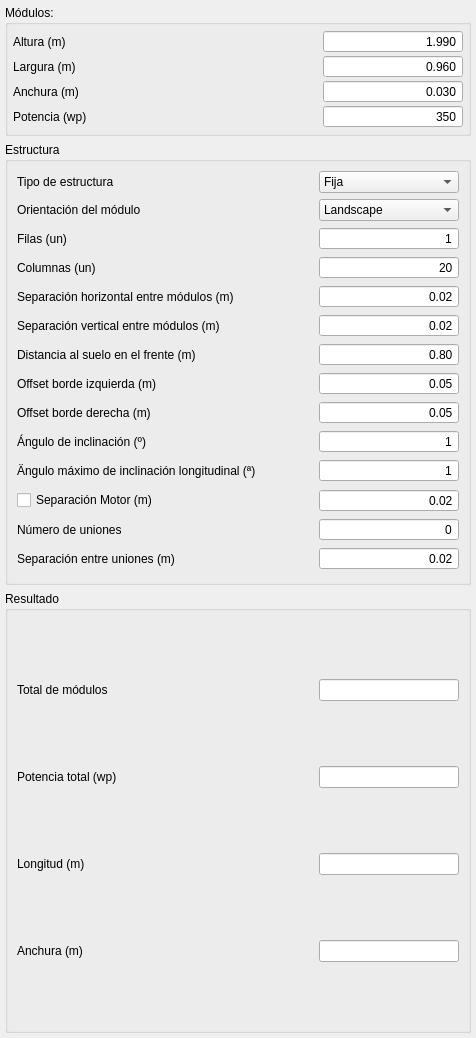
<?xml version="1.0" encoding="UTF-8"?>
<ui version="4.0">
 <class>formRack</class>
 <widget class="QDialog" name="formRack">
  <property name="geometry">
   <rect>
    <x>0</x>
    <y>0</y>
    <width>476</width>
    <height>1038</height>
   </rect>
  </property>
  <property name="windowTitle">
   <string>Tracker:</string>
  </property>
  <layout class="QVBoxLayout" name="verticalLayout">
   <property name="leftMargin">
    <number>5</number>
   </property>
   <property name="topMargin">
    <number>5</number>
   </property>
   <property name="rightMargin">
    <number>5</number>
   </property>
   <property name="bottomMargin">
    <number>5</number>
   </property>
   <item>
    <widget class="QGroupBox" name="groupBox">
     <property name="sizePolicy">
      <sizepolicy hsizetype="Preferred" vsizetype="Fixed">
       <horstretch>0</horstretch>
       <verstretch>0</verstretch>
      </sizepolicy>
     </property>
     <property name="title">
      <string>Módulos:</string>
     </property>
     <layout class="QGridLayout" name="gridLayout">
      <property name="leftMargin">
       <number>5</number>
      </property>
      <property name="topMargin">
       <number>5</number>
      </property>
      <property name="rightMargin">
       <number>5</number>
      </property>
      <property name="bottomMargin">
       <number>5</number>
      </property>
      <property name="horizontalSpacing">
       <number>5</number>
      </property>
      <property name="verticalSpacing">
       <number>2</number>
      </property>
      <item row="0" column="0">
       <widget class="QLabel" name="label_9">
        <property name="text">
         <string>Altura (m)</string>
        </property>
       </widget>
      </item>
      <item row="0" column="1">
       <widget class="QDoubleSpinBox" name="editModuleHeight">
        <property name="sizePolicy">
         <sizepolicy hsizetype="Fixed" vsizetype="Fixed">
          <horstretch>0</horstretch>
          <verstretch>0</verstretch>
         </sizepolicy>
        </property>
        <property name="minimumSize">
         <size>
          <width>140</width>
          <height>0</height>
         </size>
        </property>
        <property name="alignment">
         <set>Qt::AlignRight|Qt::AlignTrailing|Qt::AlignVCenter</set>
        </property>
        <property name="buttonSymbols">
         <enum>QAbstractSpinBox::NoButtons</enum>
        </property>
        <property name="decimals">
         <number>3</number>
        </property>
        <property name="maximum">
         <double>5.000000000000000</double>
        </property>
        <property name="singleStep">
         <double>0.010000000000000</double>
        </property>
        <property name="value">
         <double>1.990000000000000</double>
        </property>
       </widget>
      </item>
      <item row="1" column="0">
       <widget class="QLabel" name="label_10">
        <property name="text">
         <string>Largura (m)</string>
        </property>
       </widget>
      </item>
      <item row="1" column="1">
       <widget class="QDoubleSpinBox" name="editModuleLenght">
        <property name="sizePolicy">
         <sizepolicy hsizetype="Fixed" vsizetype="Fixed">
          <horstretch>0</horstretch>
          <verstretch>0</verstretch>
         </sizepolicy>
        </property>
        <property name="minimumSize">
         <size>
          <width>140</width>
          <height>0</height>
         </size>
        </property>
        <property name="alignment">
         <set>Qt::AlignRight|Qt::AlignTrailing|Qt::AlignVCenter</set>
        </property>
        <property name="buttonSymbols">
         <enum>QAbstractSpinBox::NoButtons</enum>
        </property>
        <property name="decimals">
         <number>3</number>
        </property>
        <property name="maximum">
         <double>5.000000000000000</double>
        </property>
        <property name="singleStep">
         <double>0.010000000000000</double>
        </property>
        <property name="value">
         <double>0.960000000000000</double>
        </property>
       </widget>
      </item>
      <item row="2" column="0">
       <widget class="QLabel" name="label_11">
        <property name="text">
         <string>Anchura (m)</string>
        </property>
       </widget>
      </item>
      <item row="2" column="1">
       <widget class="QDoubleSpinBox" name="editModuleWidth">
        <property name="sizePolicy">
         <sizepolicy hsizetype="Fixed" vsizetype="Fixed">
          <horstretch>0</horstretch>
          <verstretch>0</verstretch>
         </sizepolicy>
        </property>
        <property name="minimumSize">
         <size>
          <width>140</width>
          <height>0</height>
         </size>
        </property>
        <property name="alignment">
         <set>Qt::AlignRight|Qt::AlignTrailing|Qt::AlignVCenter</set>
        </property>
        <property name="buttonSymbols">
         <enum>QAbstractSpinBox::NoButtons</enum>
        </property>
        <property name="decimals">
         <number>3</number>
        </property>
        <property name="maximum">
         <double>0.100000000000000</double>
        </property>
        <property name="singleStep">
         <double>0.010000000000000</double>
        </property>
        <property name="value">
         <double>0.030000000000000</double>
        </property>
       </widget>
      </item>
      <item row="3" column="0">
       <widget class="QLabel" name="label_12">
        <property name="text">
         <string>Potencia (wp)</string>
        </property>
       </widget>
      </item>
      <item row="3" column="1">
       <widget class="QSpinBox" name="editModulePower">
        <property name="sizePolicy">
         <sizepolicy hsizetype="Fixed" vsizetype="Fixed">
          <horstretch>0</horstretch>
          <verstretch>0</verstretch>
         </sizepolicy>
        </property>
        <property name="minimumSize">
         <size>
          <width>140</width>
          <height>0</height>
         </size>
        </property>
        <property name="alignment">
         <set>Qt::AlignRight|Qt::AlignTrailing|Qt::AlignVCenter</set>
        </property>
        <property name="buttonSymbols">
         <enum>QAbstractSpinBox::NoButtons</enum>
        </property>
        <property name="minimum">
         <number>150</number>
        </property>
        <property name="maximum">
         <number>1000</number>
        </property>
        <property name="singleStep">
         <number>5</number>
        </property>
        <property name="value">
         <number>350</number>
        </property>
       </widget>
      </item>
     </layout>
    </widget>
   </item>
   <item>
    <widget class="QGroupBox" name="groupBox_2">
     <property name="title">
      <string>Estructura</string>
     </property>
     <layout class="QGridLayout" name="gridLayout_3">
      <item row="3" column="0">
       <widget class="QLabel" name="label_2">
        <property name="text">
         <string>Columnas (un)</string>
        </property>
       </widget>
      </item>
      <item row="6" column="1">
       <widget class="QDoubleSpinBox" name="editFrontHeight">
        <property name="sizePolicy">
         <sizepolicy hsizetype="Fixed" vsizetype="Fixed">
          <horstretch>0</horstretch>
          <verstretch>0</verstretch>
         </sizepolicy>
        </property>
        <property name="minimumSize">
         <size>
          <width>140</width>
          <height>0</height>
         </size>
        </property>
        <property name="alignment">
         <set>Qt::AlignRight|Qt::AlignTrailing|Qt::AlignVCenter</set>
        </property>
        <property name="buttonSymbols">
         <enum>QAbstractSpinBox::NoButtons</enum>
        </property>
        <property name="maximum">
         <double>5.000000000000000</double>
        </property>
        <property name="singleStep">
         <double>0.100000000000000</double>
        </property>
        <property name="value">
         <double>0.800000000000000</double>
        </property>
       </widget>
      </item>
      <item row="1" column="0">
       <widget class="QLabel" name="label_5">
        <property name="text">
         <string>Orientación del módulo</string>
        </property>
       </widget>
      </item>
      <item row="5" column="1">
       <widget class="QDoubleSpinBox" name="editVerticalGap">
        <property name="sizePolicy">
         <sizepolicy hsizetype="Fixed" vsizetype="Fixed">
          <horstretch>0</horstretch>
          <verstretch>0</verstretch>
         </sizepolicy>
        </property>
        <property name="minimumSize">
         <size>
          <width>140</width>
          <height>0</height>
         </size>
        </property>
        <property name="alignment">
         <set>Qt::AlignRight|Qt::AlignTrailing|Qt::AlignVCenter</set>
        </property>
        <property name="buttonSymbols">
         <enum>QAbstractSpinBox::NoButtons</enum>
        </property>
        <property name="maximum">
         <double>0.900000000000000</double>
        </property>
        <property name="singleStep">
         <double>0.010000000000000</double>
        </property>
        <property name="value">
         <double>0.020000000000000</double>
        </property>
       </widget>
      </item>
      <item row="2" column="1">
       <widget class="QSpinBox" name="editRows">
        <property name="sizePolicy">
         <sizepolicy hsizetype="Fixed" vsizetype="Fixed">
          <horstretch>0</horstretch>
          <verstretch>0</verstretch>
         </sizepolicy>
        </property>
        <property name="minimumSize">
         <size>
          <width>140</width>
          <height>0</height>
         </size>
        </property>
        <property name="alignment">
         <set>Qt::AlignRight|Qt::AlignTrailing|Qt::AlignVCenter</set>
        </property>
        <property name="buttonSymbols">
         <enum>QAbstractSpinBox::NoButtons</enum>
        </property>
        <property name="minimum">
         <number>1</number>
        </property>
       </widget>
      </item>
      <item row="0" column="1">
       <widget class="QComboBox" name="comboFrameType">
        <property name="sizePolicy">
         <sizepolicy hsizetype="Fixed" vsizetype="Fixed">
          <horstretch>0</horstretch>
          <verstretch>0</verstretch>
         </sizepolicy>
        </property>
        <property name="minimumSize">
         <size>
          <width>140</width>
          <height>0</height>
         </size>
        </property>
        <item>
         <property name="text">
          <string>Fija</string>
         </property>
        </item>
        <item>
         <property name="text">
          <string>Tracker 1 Eje</string>
         </property>
        </item>
       </widget>
      </item>
      <item row="7" column="1">
       <widget class="QDoubleSpinBox" name="editLeftOffset">
        <property name="sizePolicy">
         <sizepolicy hsizetype="Fixed" vsizetype="Fixed">
          <horstretch>0</horstretch>
          <verstretch>0</verstretch>
         </sizepolicy>
        </property>
        <property name="minimumSize">
         <size>
          <width>140</width>
          <height>0</height>
         </size>
        </property>
        <property name="alignment">
         <set>Qt::AlignRight|Qt::AlignTrailing|Qt::AlignVCenter</set>
        </property>
        <property name="buttonSymbols">
         <enum>QAbstractSpinBox::NoButtons</enum>
        </property>
        <property name="maximum">
         <double>0.900000000000000</double>
        </property>
        <property name="singleStep">
         <double>0.010000000000000</double>
        </property>
        <property name="value">
         <double>0.050000000000000</double>
        </property>
       </widget>
      </item>
      <item row="12" column="0">
       <widget class="QLabel" name="label_18">
        <property name="text">
         <string>Offset borde derecha (m)</string>
        </property>
       </widget>
      </item>
      <item row="14" column="0">
       <widget class="QLabel" name="label_3">
        <property name="text">
         <string>Ángulo de inclinación (º)</string>
        </property>
       </widget>
      </item>
      <item row="12" column="1">
       <widget class="QDoubleSpinBox" name="editRightOffset">
        <property name="sizePolicy">
         <sizepolicy hsizetype="Fixed" vsizetype="Fixed">
          <horstretch>0</horstretch>
          <verstretch>0</verstretch>
         </sizepolicy>
        </property>
        <property name="minimumSize">
         <size>
          <width>140</width>
          <height>0</height>
         </size>
        </property>
        <property name="alignment">
         <set>Qt::AlignRight|Qt::AlignTrailing|Qt::AlignVCenter</set>
        </property>
        <property name="buttonSymbols">
         <enum>QAbstractSpinBox::NoButtons</enum>
        </property>
        <property name="maximum">
         <double>0.900000000000000</double>
        </property>
        <property name="singleStep">
         <double>0.010000000000000</double>
        </property>
        <property name="value">
         <double>0.050000000000000</double>
        </property>
       </widget>
      </item>
      <item row="14" column="1">
       <widget class="QSpinBox" name="editTilt">
        <property name="sizePolicy">
         <sizepolicy hsizetype="Fixed" vsizetype="Fixed">
          <horstretch>0</horstretch>
          <verstretch>0</verstretch>
         </sizepolicy>
        </property>
        <property name="minimumSize">
         <size>
          <width>140</width>
          <height>0</height>
         </size>
        </property>
        <property name="alignment">
         <set>Qt::AlignRight|Qt::AlignTrailing|Qt::AlignVCenter</set>
        </property>
        <property name="buttonSymbols">
         <enum>QAbstractSpinBox::NoButtons</enum>
        </property>
        <property name="minimum">
         <number>1</number>
        </property>
        <property name="maximum">
         <number>60</number>
        </property>
       </widget>
      </item>
      <item row="15" column="1">
       <widget class="QSpinBox" name="editInclination">
        <property name="sizePolicy">
         <sizepolicy hsizetype="Fixed" vsizetype="Fixed">
          <horstretch>0</horstretch>
          <verstretch>0</verstretch>
         </sizepolicy>
        </property>
        <property name="minimumSize">
         <size>
          <width>140</width>
          <height>0</height>
         </size>
        </property>
        <property name="alignment">
         <set>Qt::AlignRight|Qt::AlignTrailing|Qt::AlignVCenter</set>
        </property>
        <property name="buttonSymbols">
         <enum>QAbstractSpinBox::NoButtons</enum>
        </property>
        <property name="minimum">
         <number>1</number>
        </property>
        <property name="maximum">
         <number>60</number>
        </property>
       </widget>
      </item>
      <item row="2" column="0">
       <widget class="QLabel" name="label">
        <property name="text">
         <string>Filas (un)</string>
        </property>
       </widget>
      </item>
      <item row="6" column="0">
       <widget class="QLabel" name="label_8">
        <property name="text">
         <string>Distancia al suelo en el frente (m)</string>
        </property>
       </widget>
      </item>
      <item row="3" column="1">
       <widget class="QSpinBox" name="editCols">
        <property name="sizePolicy">
         <sizepolicy hsizetype="Fixed" vsizetype="Fixed">
          <horstretch>0</horstretch>
          <verstretch>0</verstretch>
         </sizepolicy>
        </property>
        <property name="minimumSize">
         <size>
          <width>140</width>
          <height>0</height>
         </size>
        </property>
        <property name="alignment">
         <set>Qt::AlignRight|Qt::AlignTrailing|Qt::AlignVCenter</set>
        </property>
        <property name="buttonSymbols">
         <enum>QAbstractSpinBox::NoButtons</enum>
        </property>
        <property name="minimum">
         <number>20</number>
        </property>
       </widget>
      </item>
      <item row="5" column="0">
       <widget class="QLabel" name="labelVerticalGap">
        <property name="text">
         <string>Separación vertical entre módulos (m)</string>
        </property>
       </widget>
      </item>
      <item row="1" column="1">
       <widget class="QComboBox" name="comboModuleOrientation">
        <property name="sizePolicy">
         <sizepolicy hsizetype="Fixed" vsizetype="Fixed">
          <horstretch>0</horstretch>
          <verstretch>0</verstretch>
         </sizepolicy>
        </property>
        <property name="minimumSize">
         <size>
          <width>140</width>
          <height>0</height>
         </size>
        </property>
        <item>
         <property name="text">
          <string>Landscape</string>
         </property>
        </item>
        <item>
         <property name="text">
          <string>Portrait</string>
         </property>
        </item>
       </widget>
      </item>
      <item row="4" column="0">
       <widget class="QLabel" name="label_4">
        <property name="text">
         <string>Separación horizontal entre módulos (m)</string>
        </property>
       </widget>
      </item>
      <item row="15" column="0">
       <widget class="QLabel" name="label_7">
        <property name="text">
         <string>Ängulo máximo de inclinación longitudinal (ª)</string>
        </property>
       </widget>
      </item>
      <item row="4" column="1">
       <widget class="QDoubleSpinBox" name="editHorizontalGap">
        <property name="sizePolicy">
         <sizepolicy hsizetype="Fixed" vsizetype="Fixed">
          <horstretch>0</horstretch>
          <verstretch>0</verstretch>
         </sizepolicy>
        </property>
        <property name="minimumSize">
         <size>
          <width>140</width>
          <height>0</height>
         </size>
        </property>
        <property name="alignment">
         <set>Qt::AlignRight|Qt::AlignTrailing|Qt::AlignVCenter</set>
        </property>
        <property name="buttonSymbols">
         <enum>QAbstractSpinBox::NoButtons</enum>
        </property>
        <property name="maximum">
         <double>0.900000000000000</double>
        </property>
        <property name="singleStep">
         <double>0.010000000000000</double>
        </property>
        <property name="value">
         <double>0.020000000000000</double>
        </property>
       </widget>
      </item>
      <item row="0" column="0">
       <widget class="QLabel" name="label_6">
        <property name="text">
         <string>Tipo de estructura</string>
        </property>
       </widget>
      </item>
      <item row="7" column="0">
       <widget class="QLabel" name="label_17">
        <property name="text">
         <string>Offset borde izquierda (m)</string>
        </property>
       </widget>
      </item>
      <item row="16" column="0" colspan="2">
       <widget class="QWidget" name="widgetTracker" native="true">
        <layout class="QGridLayout" name="gridLayout_4">
         <property name="leftMargin">
          <number>0</number>
         </property>
         <property name="topMargin">
          <number>0</number>
         </property>
         <property name="rightMargin">
          <number>0</number>
         </property>
         <property name="bottomMargin">
          <number>0</number>
         </property>
         <property name="spacing">
          <number>5</number>
         </property>
         <item row="2" column="0">
          <widget class="QLabel" name="labelVerticalGap_2">
           <property name="text">
            <string>Separación entre uniones (m)</string>
           </property>
          </widget>
         </item>
         <item row="0" column="0">
          <widget class="QCheckBox" name="checkBox">
           <property name="text">
            <string>Separación Motor (m)</string>
           </property>
          </widget>
         </item>
         <item row="1" column="1">
          <widget class="QSpinBox" name="editInternalGapNumber">
           <property name="sizePolicy">
            <sizepolicy hsizetype="Fixed" vsizetype="Fixed">
             <horstretch>0</horstretch>
             <verstretch>0</verstretch>
            </sizepolicy>
           </property>
           <property name="minimumSize">
            <size>
             <width>140</width>
             <height>0</height>
            </size>
           </property>
           <property name="alignment">
            <set>Qt::AlignRight|Qt::AlignTrailing|Qt::AlignVCenter</set>
           </property>
           <property name="buttonSymbols">
            <enum>QAbstractSpinBox::NoButtons</enum>
           </property>
           <property name="minimum">
            <number>0</number>
           </property>
           <property name="maximum">
            <number>6</number>
           </property>
           <property name="value">
            <number>0</number>
           </property>
          </widget>
         </item>
         <item row="1" column="0">
          <widget class="QLabel" name="label_19">
           <property name="text">
            <string>Número de uniones</string>
           </property>
          </widget>
         </item>
         <item row="2" column="1">
          <widget class="QDoubleSpinBox" name="editInternalGap">
           <property name="sizePolicy">
            <sizepolicy hsizetype="Fixed" vsizetype="Fixed">
             <horstretch>0</horstretch>
             <verstretch>0</verstretch>
            </sizepolicy>
           </property>
           <property name="minimumSize">
            <size>
             <width>140</width>
             <height>0</height>
            </size>
           </property>
           <property name="alignment">
            <set>Qt::AlignRight|Qt::AlignTrailing|Qt::AlignVCenter</set>
           </property>
           <property name="buttonSymbols">
            <enum>QAbstractSpinBox::NoButtons</enum>
           </property>
           <property name="maximum">
            <double>0.900000000000000</double>
           </property>
           <property name="singleStep">
            <double>0.010000000000000</double>
           </property>
           <property name="value">
            <double>0.020000000000000</double>
           </property>
          </widget>
         </item>
         <item row="0" column="1">
          <widget class="QDoubleSpinBox" name="editMotorGap">
           <property name="sizePolicy">
            <sizepolicy hsizetype="Fixed" vsizetype="Fixed">
             <horstretch>0</horstretch>
             <verstretch>0</verstretch>
            </sizepolicy>
           </property>
           <property name="minimumSize">
            <size>
             <width>140</width>
             <height>0</height>
            </size>
           </property>
           <property name="alignment">
            <set>Qt::AlignRight|Qt::AlignTrailing|Qt::AlignVCenter</set>
           </property>
           <property name="buttonSymbols">
            <enum>QAbstractSpinBox::NoButtons</enum>
           </property>
           <property name="maximum">
            <double>0.900000000000000</double>
           </property>
           <property name="singleStep">
            <double>0.010000000000000</double>
           </property>
           <property name="value">
            <double>0.020000000000000</double>
           </property>
          </widget>
         </item>
        </layout>
       </widget>
      </item>
     </layout>
    </widget>
   </item>
   <item>
    <widget class="QGroupBox" name="groupBox_3">
     <property name="title">
      <string>Resultado</string>
     </property>
     <layout class="QGridLayout" name="gridLayout_2">
      <item row="0" column="0">
       <widget class="QLabel" name="label_13">
        <property name="text">
         <string>Total de módulos</string>
        </property>
       </widget>
      </item>
      <item row="0" column="1">
       <widget class="QLineEdit" name="editTotalModules">
        <property name="sizePolicy">
         <sizepolicy hsizetype="Fixed" vsizetype="Fixed">
          <horstretch>0</horstretch>
          <verstretch>0</verstretch>
         </sizepolicy>
        </property>
        <property name="minimumSize">
         <size>
          <width>140</width>
          <height>0</height>
         </size>
        </property>
        <property name="readOnly">
         <bool>true</bool>
        </property>
       </widget>
      </item>
      <item row="1" column="0">
       <widget class="QLabel" name="label_14">
        <property name="text">
         <string>Potencia total (wp)</string>
        </property>
       </widget>
      </item>
      <item row="1" column="1">
       <widget class="QLineEdit" name="editTotalPower">
        <property name="sizePolicy">
         <sizepolicy hsizetype="Fixed" vsizetype="Fixed">
          <horstretch>0</horstretch>
          <verstretch>0</verstretch>
         </sizepolicy>
        </property>
        <property name="minimumSize">
         <size>
          <width>140</width>
          <height>0</height>
         </size>
        </property>
        <property name="readOnly">
         <bool>true</bool>
        </property>
       </widget>
      </item>
      <item row="2" column="0">
       <widget class="QLabel" name="label_15">
        <property name="text">
         <string>Longitud (m)</string>
        </property>
       </widget>
      </item>
      <item row="2" column="1">
       <widget class="QLineEdit" name="editTotalLength">
        <property name="sizePolicy">
         <sizepolicy hsizetype="Fixed" vsizetype="Fixed">
          <horstretch>0</horstretch>
          <verstretch>0</verstretch>
         </sizepolicy>
        </property>
        <property name="minimumSize">
         <size>
          <width>140</width>
          <height>0</height>
         </size>
        </property>
        <property name="readOnly">
         <bool>true</bool>
        </property>
       </widget>
      </item>
      <item row="3" column="0">
       <widget class="QLabel" name="label_16">
        <property name="text">
         <string>Anchura (m)</string>
        </property>
       </widget>
      </item>
      <item row="3" column="1">
       <widget class="QLineEdit" name="editTotalWidth">
        <property name="sizePolicy">
         <sizepolicy hsizetype="Fixed" vsizetype="Fixed">
          <horstretch>0</horstretch>
          <verstretch>0</verstretch>
         </sizepolicy>
        </property>
        <property name="minimumSize">
         <size>
          <width>140</width>
          <height>0</height>
         </size>
        </property>
        <property name="readOnly">
         <bool>true</bool>
        </property>
       </widget>
      </item>
     </layout>
    </widget>
   </item>
  </layout>
 </widget>
 <resources/>
 <connections/>
</ui>
